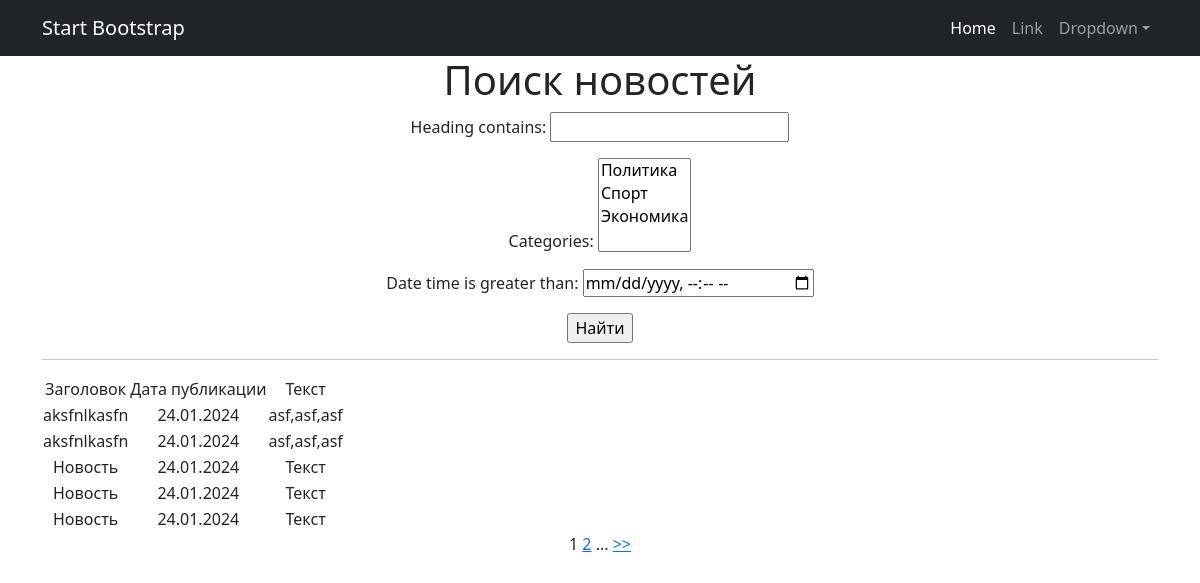
Before: /newspaper/news/search/ with the older database file.
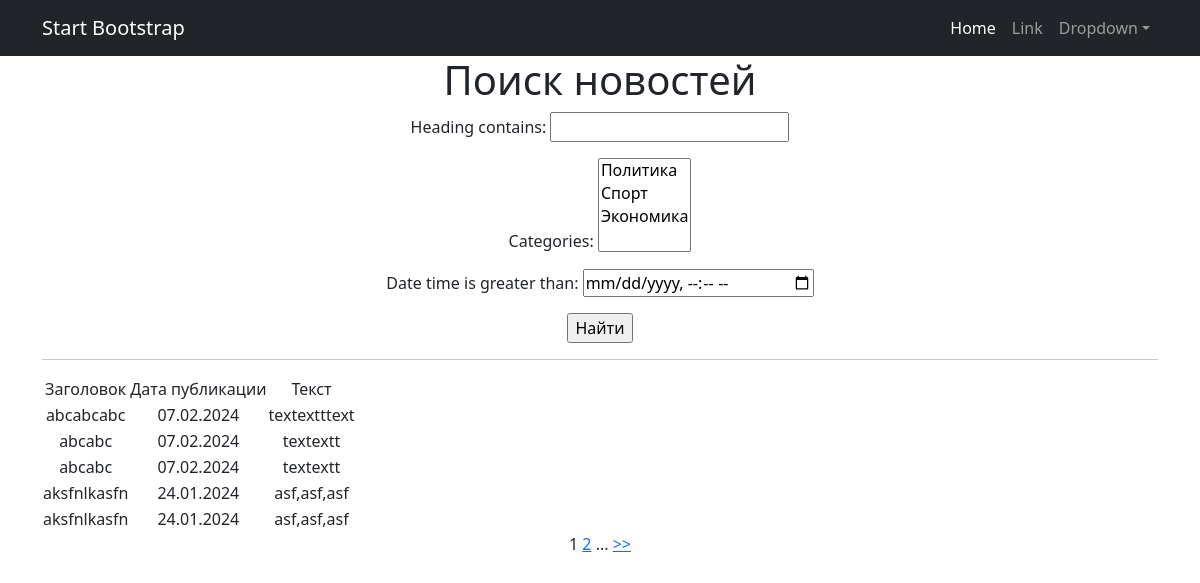
After: the same page with the newer database file.
### newsapp/models.py (models this page shows, shortened)
class Post(models.Model):
    Article_or_News = [
        ('A', 'Статья'),
        ('N', 'Новость')
    ]
    heading = models.CharField(max_length=50)
    text = models.TextField()
    post_rate = models.IntegerField(default=0)
    date_time = models.DateTimeField(auto_now_add=True)
    author = models.ForeignKey(Author, on_delete=models.CASCADE)
    choice = models.CharField(max_length=1, choices=Article_or_News, default='N')
    categories = models.ManyToManyField(Category, through='PostCategory')

### newsapp/views.py (the view)
# urls.py: path('news/search/', NewsSearch.as_view(), name='news_search'),
class NewsSearch(ListView):
    model = Post
    ordering = '-date_time'
    template_name = 'news_search.html'
    context_object_name = 'posts'
    paginate_by = 5
    def get_queryset(self):
        queryset = super().get_queryset()
        self.filterset = PostFilter(self.request.GET, queryset)
        return self.filterset.qs
    def get_context_data(self, **kwargs):
        context = super().get_context_data(**kwargs)
        context['filterset'] = self.filterset
        return context

### newsapp/models.py (called while the page is built)
    def __str__(self):
        return self.category_name

### newsapp/templatetags/custom_filters.py (called while the page is built)
@register.filter()
def censor(sentence):
    text = sentence.split()
    for i, word in enumerate(text):
        if word in bad_words:
            text[i] = word[0] + '***'
    return ' '.join(text)

### newsapp/templatetags/custom_tags.py (called while the page is built)
@register.simple_tag(takes_context=True)
def url_replace(context, **kwargs):
   d = context['request'].GET.copy()
   for k, v in kwargs.items():
       d[k] = v
   return d.urlencode()

### templates/news_search.html (shortened to what this page needs)
{% extends 'flatpages/default.html' %}
{% load custom_filters %}
{% load custom_tags %}
{% block content %}
<h1>Поиск новостей</h1>
<form action="" method="get">
    {{ filterset.form.as_p }}
    <input type="submit" value="Найти" />
</form>
   <hr>
   {% if posts %}
       <table>
           <tr>
               <td> Заголовок</td>
               <td>Дата публикации</td>
               <td>Текст</td>
           </tr>
           {% for post in posts %}
           {% if post.choice == 'N' %}
           <tr>
               <td> {{post.heading|censor}} </td>
               <td> {{post.date_time|date:'d.m.Y'}} </td>
               <td> {{post.text|truncatewords:20|censor}} </td>
           </tr>
           {% endif %}
           {% endfor %}
       </table>
   {% else %}
       <h2>Постов нет!</h2>
   {% endif %}
{{ page_obj.number }}
{% if page_obj.has_next %}
<a href="?{% url_replace page=page_obj.next_page_number %}">{{ page_obj.next_page_number }}</a>
{% if paginator.num_pages != page_obj.next_page_number %}
...
<a href="?{% url_replace page=page_obj.paginator.num_pages %}"> >> </a>
{% endif %}
{% endif %}
{% endblock content %}

### templates/flatpages/default.html (shortened to what this page needs)
<!DOCTYPE html>
<html lang="en">
    <head>
        {% load static %}
        <link href="{% static 'css/styles.css' %}" rel="stylesheet" />
    </head>
    <body>
        <nav class="navbar navbar-expand-lg navbar-dark bg-dark">
            <div class="container">
                <a class="navbar-brand" href="#">Start Bootstrap</a>
                <div class="collapse navbar-collapse" id="navbarSupportedContent">
                    <ul class="navbar-nav ms-auto mb-2 mb-lg-0">
                        <li class="nav-item"><a class="nav-link active" aria-current="page" href="#">Home</a></li>
                        <li class="nav-item"><a class="nav-link" href="#">Link</a></li>
                        <li class="nav-item dropdown">
                            <a class="nav-link dropdown-toggle" id="navbarDropdown" href="#" role="button" data-bs-toggle="dropdown" aria-expanded="false">Dropdown</a>
                        </li>
                    </ul>
                </div>
            </div>
        </nav>
        <div class="container">
   <div class="row">
       <div class="col-lg-12 text-center">
           {% block content %}{% endblock content %}
       </div>
   </div>
</div>
    </body>
</html>

Changed rows visible on the page:
no longer on this page (row unchanged): Post: heading|censor "Новость", date_time "24.01.2024", text|censor "Текст"
no longer on this page (row unchanged): Post: heading|censor "Новость", date_time "24.01.2024", text|censor "Текст"
no longer on this page (row unchanged): Post: heading|censor "Новость", date_time "24.01.2024", text|censor "Текст"
added Post: heading|censor "abcabcabc", date_time "07.02.2024", text|censor "textextttext"
added Post: heading|censor "abcabc", date_time "07.02.2024", text|censor "textextt"
added Post: heading|censor "abcabc", date_time "07.02.2024", text|censor "textextt"
